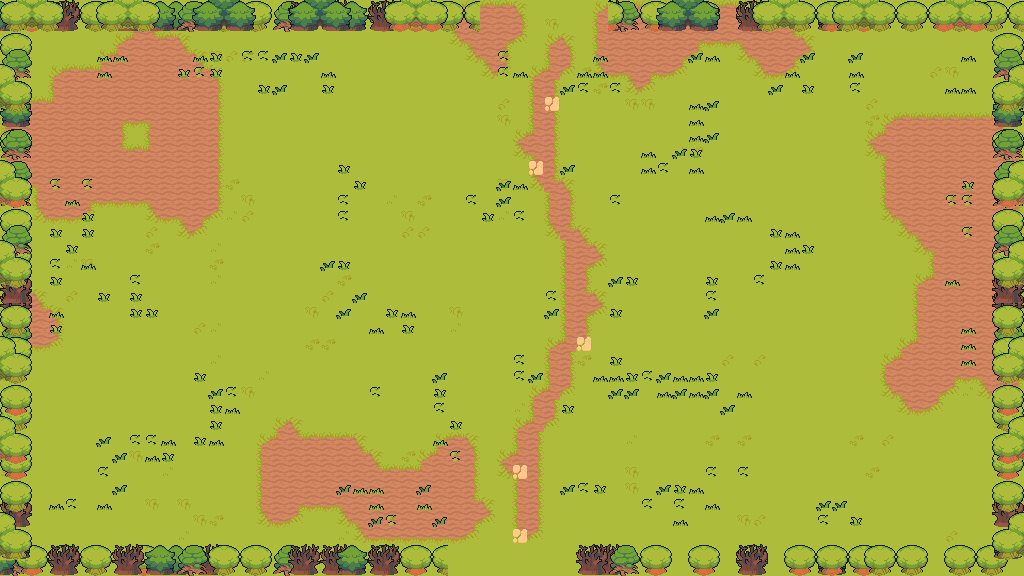

A 2D game scene composited from a Tiled map and its tileset images. What follows is a short description and the map's XML, with each tile layer's data collapsed to a summary:
An orthogonal 64x36 tile map with 16x16 px tiles, 7 tile layers (floor, ground, path, decor, ...), 8 tilesets and 45 objects (28x prop, 8x spawn, 6x obstacle, 2x door, playerStart).

<map version="1.10" tiledversion="1.11.0" orientation="orthogonal" renderorder="right-down" width="64" height="36" tilewidth="16" tileheight="16" infinite="0" nextlayerid="9" nextobjectid="46">
 <properties>
    <property name="chapter" type="int" value="3" />
    <property name="room" type="int" value="9" />
    <property name="isBossRoom" type="bool" value="false" />
 </properties>
 <tileset firstgid="1" source="ground.tsx" />
 <tileset firstgid="241" source="village.tsx" />
 <tileset firstgid="481" source="house.tsx" />
 <tileset firstgid="1240" source="towers.tsx" />
 <tileset firstgid="1384" source="hole.tsx" />
 <tileset firstgid="1439" source="floordetail.tsx" />
 <tileset firstgid="1519" source="tilefloor.tsx" />
 <tileset firstgid="2091" source="nature.tsx" />
 <layer id="1" name="floor" width="64" height="36">
  <data>[2304 cells, 2304 non-empty, 5 distinct tile ids]</data>
 </layer>
 <layer id="2" name="ground" width="64" height="36">
  <data>[2304 cells, 498 non-empty, 13 distinct tile ids]</data>
 </layer>
 <layer id="3" name="path" width="64" height="36">
  <data>[2304 cells, 78 non-empty, 10 distinct tile ids]</data>
 </layer>
 <layer id="4" name="decor" width="64" height="36">
  <data>[2304 cells, 190 non-empty, 5 distinct tile ids]</data>
 </layer>
 <layer id="5" name="border-back" width="64" height="36">
  <data>[2304 cells, 275 non-empty, 28 distinct tile ids]</data>
 </layer>
 <layer id="6" name="border-mid" width="64" height="36">
  <data>[2304 cells, 285 non-empty, 28 distinct tile ids]</data>
 </layer>
 <layer id="7" name="border-front" width="64" height="36">
  <data>[2304 cells, 150 non-empty, 56 distinct tile ids]</data>
 </layer>
 <objectgroup id="8" name="objects">
  <object id="1" name="playerStart" x="512" y="304"><point /></object>
  <object id="2" name="spawn" x="424" y="192">
   <properties>
    <property name="role" value="chaser" />
    <property name="wave" type="int" value="1" />
    <property name="elite" type="bool" value="false" />
   </properties>
  <point /></object>
  <object id="3" name="spawn" x="376" y="344">
   <properties>
    <property name="role" value="chaser" />
    <property name="wave" type="int" value="1" />
    <property name="elite" type="bool" value="false" />
   </properties>
  <point /></object>
  <object id="4" name="spawn" x="632" y="336">
   <properties>
    <property name="role" value="chaser" />
    <property name="wave" type="int" value="2" />
    <property name="elite" type="bool" value="false" />
   </properties>
  <point /></object>
  <object id="5" name="spawn" x="680" y="232">
   <properties>
    <property name="role" value="caster" />
    <property name="wave" type="int" value="2" />
    <property name="elite" type="bool" value="false" />
   </properties>
  <point /></object>
  <object id="6" name="spawn" x="360" y="208">
   <properties>
    <property name="role" value="caster" />
    <property name="wave" type="int" value="3" />
    <property name="elite" type="bool" value="false" />
   </properties>
  <point /></object>
  <object id="7" name="spawn" x="392" y="384">
   <properties>
    <property name="role" value="tank" />
    <property name="wave" type="int" value="3" />
    <property name="elite" type="bool" value="false" />
   </properties>
  <point /></object>
  <object id="8" name="spawn" x="576" y="424">
   <properties>
    <property name="role" value="tank" />
    <property name="wave" type="int" value="3" />
    <property name="elite" type="bool" value="false" />
   </properties>
  <point /></object>
  <object id="9" name="spawn" x="616" y="224">
   <properties>
    <property name="role" value="sniper" />
    <property name="wave" type="int" value="3" />
    <property name="elite" type="bool" value="false" />
   </properties>
  <point /></object>
  <object id="10" name="door" x="512" y="568"><point /></object>
  <object id="11" name="door" x="552" y="8"><point /></object>
  <object id="12" name="obstacle" x="0" y="544" width="448" height="32">
   <properties>
    <property name="kind" value="edge" />
   </properties>
  </object>
  <object id="13" name="obstacle" x="576" y="544" width="448" height="32">
   <properties>
    <property name="kind" value="edge" />
   </properties>
  </object>
  <object id="14" name="obstacle" x="0" y="0" width="480" height="32">
   <properties>
    <property name="kind" value="edge" />
   </properties>
  </object>
  <object id="15" name="obstacle" x="608" y="0" width="416" height="32">
   <properties>
    <property name="kind" value="edge" />
   </properties>
  </object>
  <object id="16" name="obstacle" x="0" y="32" width="32" height="512">
   <properties>
    <property name="kind" value="edge" />
   </properties>
  </object>
  <object id="17" name="obstacle" x="992" y="32" width="32" height="512">
   <properties>
    <property name="kind" value="edge" />
   </properties>
  </object>
  <object id="18" name="prop" x="96" y="352" width="32" height="32">
   <properties>
    <property name="key" value="tree-mossy-alt" />
   </properties>
  </object>
  <object id="19" name="prop" x="128" y="352" width="32" height="32">
   <properties>
    <property name="key" value="tree-dead" />
   </properties>
  </object>
  <object id="20" name="prop" x="112" y="384" width="32" height="32">
   <properties>
    <property name="key" value="tree-mossy" />
   </properties>
  </object>
  <object id="21" name="prop" x="144" y="384" width="32" height="32">
   <properties>
    <property name="key" value="tree-pine" />
   </properties>
  </object>
  <object id="22" name="prop" x="112" y="352" width="16" height="16">
   <properties>
    <property name="key" value="grass-tall" />
   </properties>
  </object>
  <object id="23" name="prop" x="112" y="336" width="16" height="16">
   <properties>
    <property name="key" value="bush-dark" />
   </properties>
  </object>
  <object id="24" name="prop" x="96" y="352" width="16" height="16">
   <properties>
    <property name="key" value="bush-dark" />
   </properties>
  </object>
  <object id="25" name="prop" x="432" y="96" width="48" height="48">
   <properties>
    <property name="key" value="house-mossy-alt" />
   </properties>
  </object>
  <object id="26" name="prop" x="368" y="96" width="27" height="27">
   <properties>
    <property name="key" value="cart-ruined" />
   </properties>
  </object>
  <object id="27" name="prop" x="432" y="32" width="32" height="32">
   <properties>
    <property name="key" value="frog-statue" />
   </properties>
  </object>
  <object id="28" name="prop" x="512" y="96" width="16" height="20">
   <properties>
    <property name="key" value="barrel-open-mossy" />
   </properties>
  </object>
  <object id="29" name="prop" x="384" y="144" width="16" height="16">
   <properties>
    <property name="key" value="stump-mossy" />
   </properties>
  </object>
  <object id="30" name="prop" x="496" y="144" width="16" height="16">
   <properties>
    <property name="key" value="bush-dark" />
   </properties>
  </object>
  <object id="31" name="prop" x="416" y="96" width="16" height="16">
   <properties>
    <property name="key" value="bush-dark" />
   </properties>
  </object>
  <object id="32" name="prop" x="400" y="96" width="16" height="16">
   <properties>
    <property name="key" value="bush-green" />
   </properties>
  </object>
  <object id="33" name="prop" x="32" y="384" width="32" height="32">
   <properties>
    <property name="key" value="tree-mossy" />
   </properties>
  </object>
  <object id="34" name="prop" x="64" y="384" width="32" height="32">
   <properties>
    <property name="key" value="tree-dead" />
   </properties>
  </object>
  <object id="35" name="prop" x="48" y="416" width="32" height="32">
   <properties>
    <property name="key" value="tree-mossy-alt" />
   </properties>
  </object>
  </objectgroup>
</map>
<!-- 10 of 45 objects omitted -->
